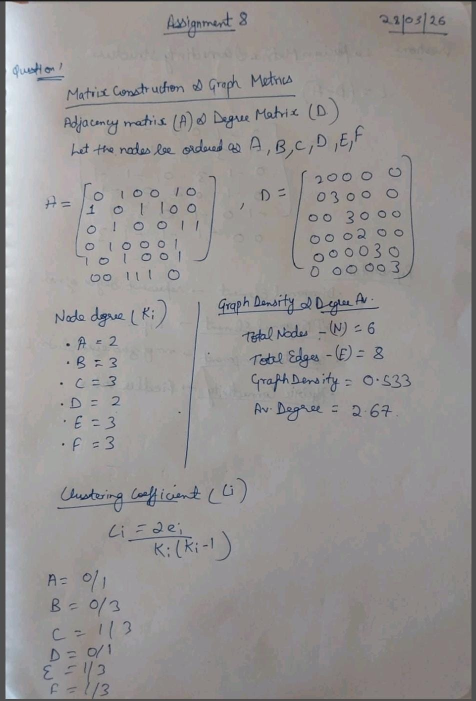
#> input picture test.jpeg, 951 x 1401 px (shown at 1/2 size)
$ python -i scan.py   (imports and definitions only)
#> lines starting #> are read from the running program, lines starting #| are printed output that depends on the picture; after the words box and inside, x2 and y2 are one past the last pixel; in counts of white or black regions, pixels touching at a corner belong together
#> further down, picture is the input picture: shape (1401, 951, 3); mean B, G, R 146.6, 147.3, 150.3
import cv2
import numpy as np

def scan_document(image):
    # Step 1: Preprocess
    gray = cv2.cvtColor(image, cv2.COLOR_BGR2GRAY)
    blur = cv2.GaussianBlur(gray, (5,5), 0)
    edged = cv2.Canny(blur, 50, 150)
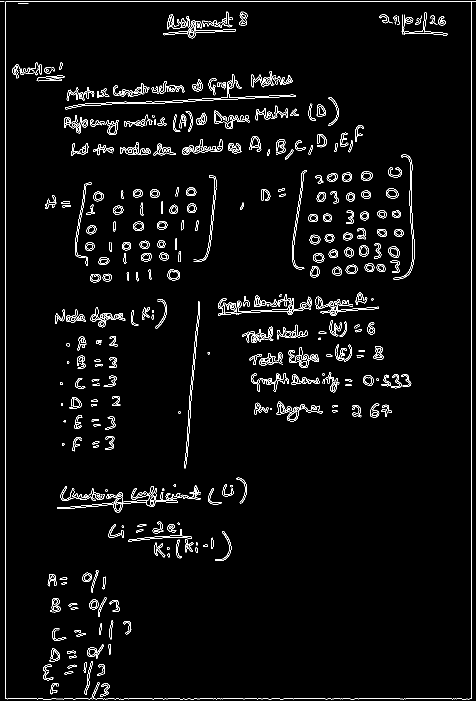
#> edged: shape (1401, 951) (shown at 1/2 size); 3.2% white in thin lines or dots

    # Step 2: Find contours
    contours, _ = cv2.findContours(edged, cv2.RETR_LIST, cv2.CHAIN_APPROX_SIMPLE)
#> contours = 875 contours, 235 with area under 20; largest, box (x1, y1, x2, y2) and area: (115, 972, 402, 1025) 1722, (787, 309, 830, 559) 894, (787, 309, 830, 559) 860, (428, 221, 472, 258) 702, (181, 614, 251, 655) 670
    contours = sorted(contours, key=cv2.contourArea, reverse=True)[:5]
#> contours = 5 contours; box (x1, y1, x2, y2) and area: (115, 972, 402, 1025) 1722, (787, 309, 830, 559) 894, (787, 309, 830, 559) 860, (428, 221, 472, 258) 702, (181, 614, 251, 655) 670

    doc = None

    # Step 3: Find 4-point contour
    for c in contours:
        area = cv2.contourArea(c)

        if area < 10000:
            continue

        peri = cv2.arcLength(c, True)
        approx = cv2.approxPolyDP(c, 0.02 * peri, True)

        if len(approx) == 4:
            doc = approx
            print("Document contour detected")
            break
#> this loop made 5 passes
#> area on passes 1 to 5: 1722, 894, 860, 702, 670

    # Step 4: Fallback if not found
    if doc is None:
        print("No proper document found, returning original")
        return image

    # Step 5: Perspective transform
    pts = doc.reshape(4, 2)
    rect = order_points(pts)

    (tl, tr, br, bl) = rect

    widthA = np.linalg.norm(br - bl)
    widthB = np.linalg.norm(tr - tl)
    maxWidth = int(max(widthA, widthB))

    heightA = np.linalg.norm(tr - br)
    heightB = np.linalg.norm(tl - bl)
    maxHeight = int(max(heightA, heightB))

    dst = np.array([
        [0, 0],
        [maxWidth, 0],
        [maxWidth, maxHeight],
        [0, maxHeight]
    ], dtype="float32")

    M = cv2.getPerspectiveTransform(rect, dst)
    warped = cv2.warpPerspective(image, M, (maxWidth, maxHeight))

    # Step 6: Convert to grayscale + threshold
    gray = cv2.cvtColor(warped, cv2.COLOR_BGR2GRAY)
    thresh = cv2.adaptiveThreshold(
        gray, 255,
        cv2.ADAPTIVE_THRESH_GAUSSIAN_C,
        cv2.THRESH_BINARY, 11, 2
    )

    # Step 7: Resize for better viewing
    final = cv2.resize(thresh, (800, 1000))

    return final


def order_points(pts):
    rect = np.zeros((4, 2), dtype="float32")

    s = pts.sum(axis=1)
    rect[0] = pts[np.argmin(s)]  # top-left
    rect[2] = pts[np.argmax(s)]  # bottom-right

    diff = np.diff(pts, axis=1)
    rect[1] = pts[np.argmin(diff)]  # top-right
    rect[3] = pts[np.argmax(diff)]  # bottom-left

    return rect

>>> import cv2
>>> picture = cv2.imread('../test.jpeg')
>>> result = scan_document(picture)
